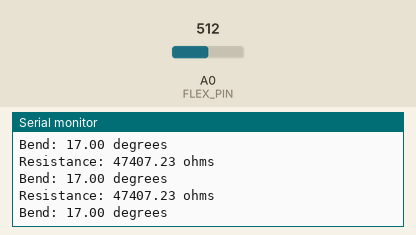
The sketch below on a simulated Arduino Uno, built with avr-gcc and run on an emulated ATmega328P. On the bench: the last lines printed to the serial monitor. The inputs (shaded band) are chosen by the test bench; at power-on: A0 (FLEX_PIN) = 512.

Above: at 1.3 s.
1.4 s: A0 (FLEX_PIN) set to 0
At 1.82 s:
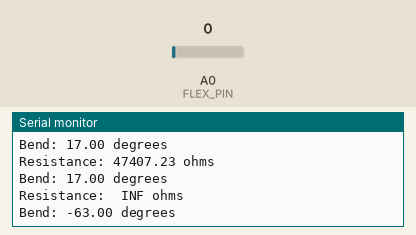
3.5 s: A0 (FLEX_PIN) set to 122
At 3.83 s:
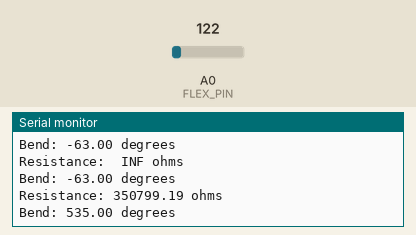
Timing chart, 0 to 6.5 s (numbered marks = the images above; inputs shaded):
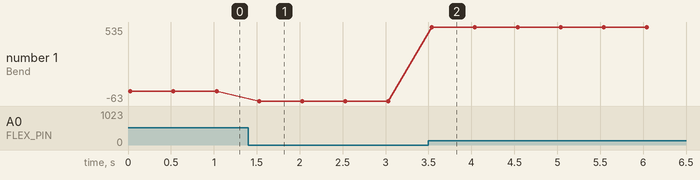

Measured:
- after the input at 1.4 s, the serial monitor: prints a new line after 0.10 s (image 1)
- after the input at 3.5 s, the serial monitor: prints a new line at once (image 2)
- plotted number 1: 17 → -63 after the input at 1.4 s, -63 → 535 after the input at 3.5 s

The sketch:

flex_bend_sensor.ino
```cpp
/******************************************************************************
Create a voltage divider circuit combining a flex sensor with a 47k resistor.
- The resistor should connect from A0 to GND.
- The flex sensor should connect from A0 to 3.3V
As the resistance of the flex sensor increases (meaning it's being bent), the
voltage at A0 should decrease.
******************************************************************************/
// Pin connected to voltage divider output
const int FLEX_PIN = A0;

// Measure the voltage at 5V and the actual resistance of your
// 47k resistor, and enter them below:
// Measured voltage of Ardunio 5V line
const float VCC = 4.98;

// Measured resistance of 3.3k resistor
// This will change according to the resistor you put
const float R_DIV = 47500.0;

// Upload the code, then try to adjust these values to more
// accurately calculate bend degree.
const float STRAIGHT_RESISTANCE = 37300.0; // resistance when straight
const float BEND_RESISTANCE = 90000.0; // resistance at 90 deg

float resistanceValue;
float angleValue;


void setup()
{
  Serial.begin(9600);
  pinMode(FLEX_PIN, INPUT);
}

void loop()
{
  readFlexValue(FLEX_PIN);
  Serial.println("Resistance: " + String(resistanceValue) + " ohms");
  Serial.println("Bend: " + String(angleValue) + " degrees");
  Serial.println();
  delay(500);
}

void readFlexValue(int FLEX_PIN)
{
   // Read the ADC, and calculate voltage and resistance from it
  int flexADC = analogRead(FLEX_PIN);
  float flexV = flexADC * VCC / 1023.0;
  resistanceValue = R_DIV * (VCC / flexV - 1.0);

  // Use the calculated resistance to estimate the sensor's
  // bend angle:
  angleValue = map(resistanceValue, STRAIGHT_RESISTANCE, BEND_RESISTANCE,0, 90.0);
}
```
